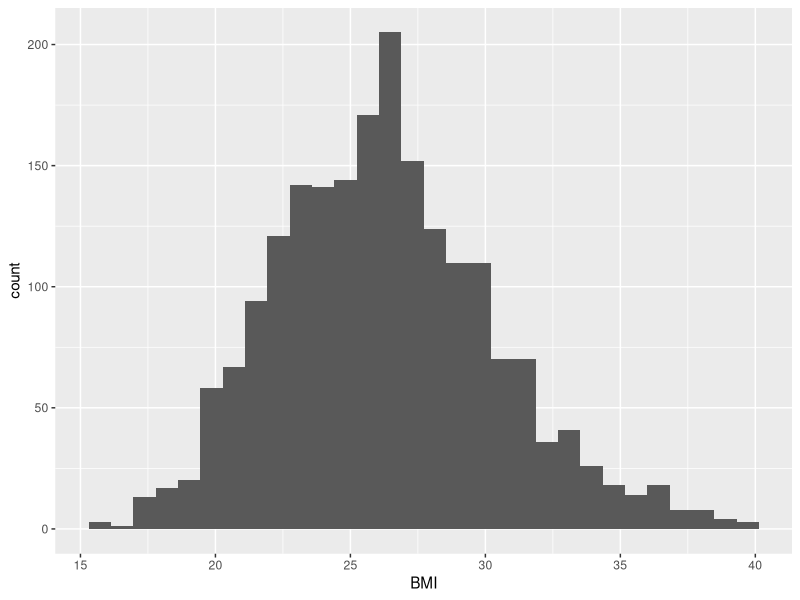
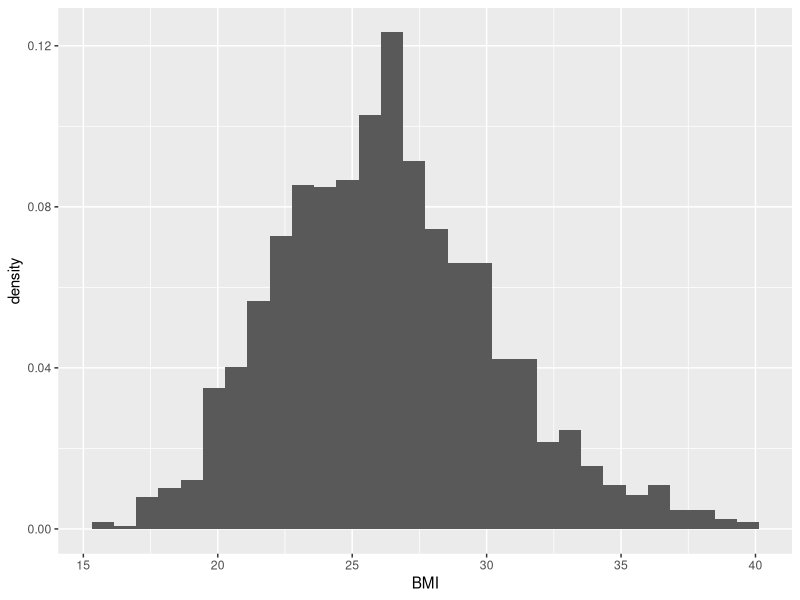
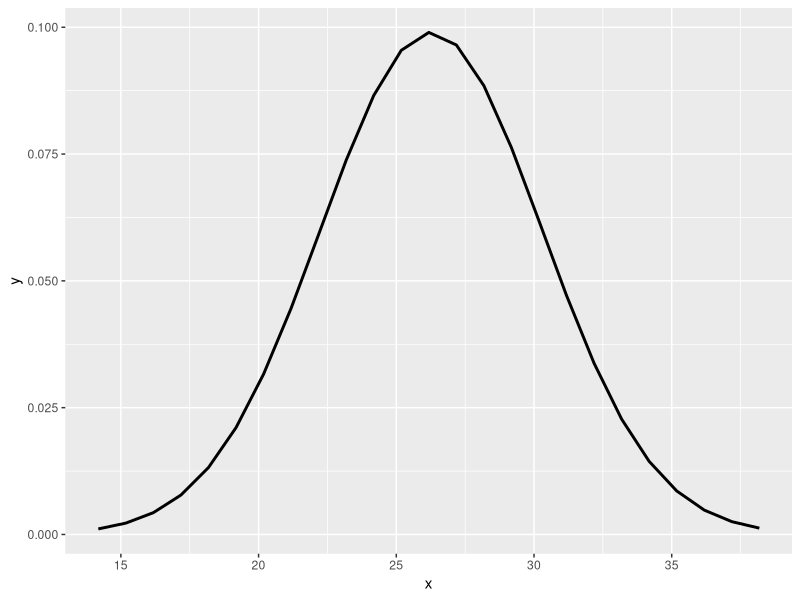
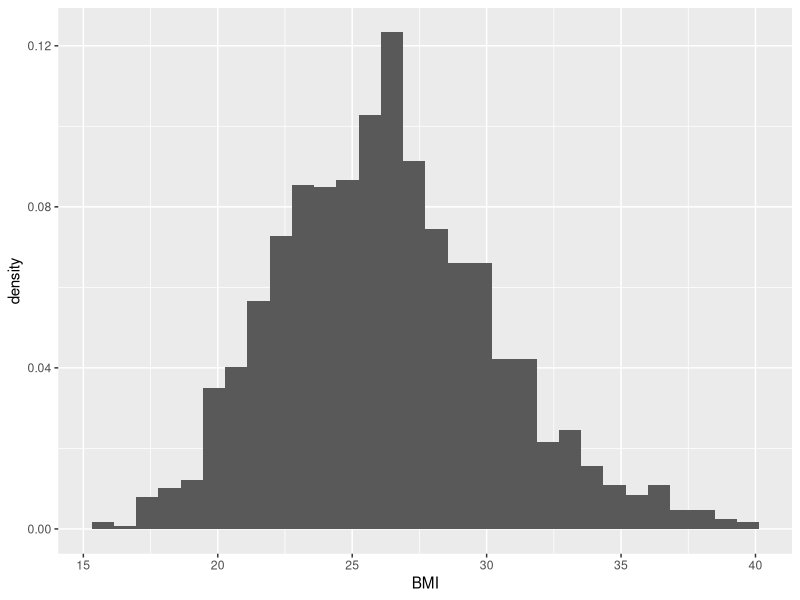
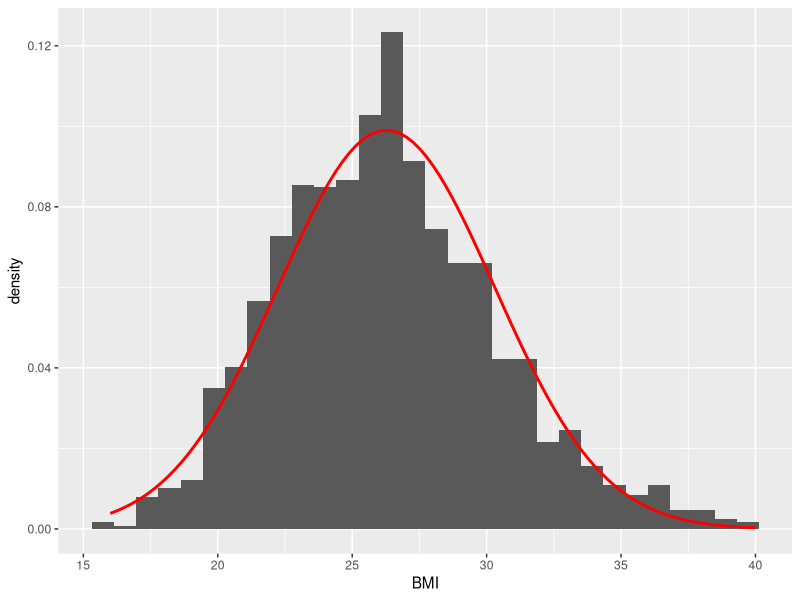
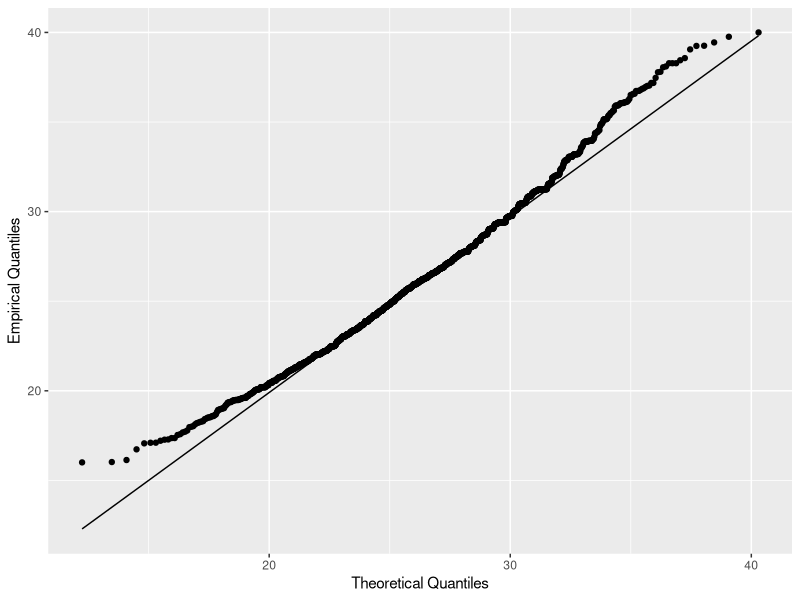
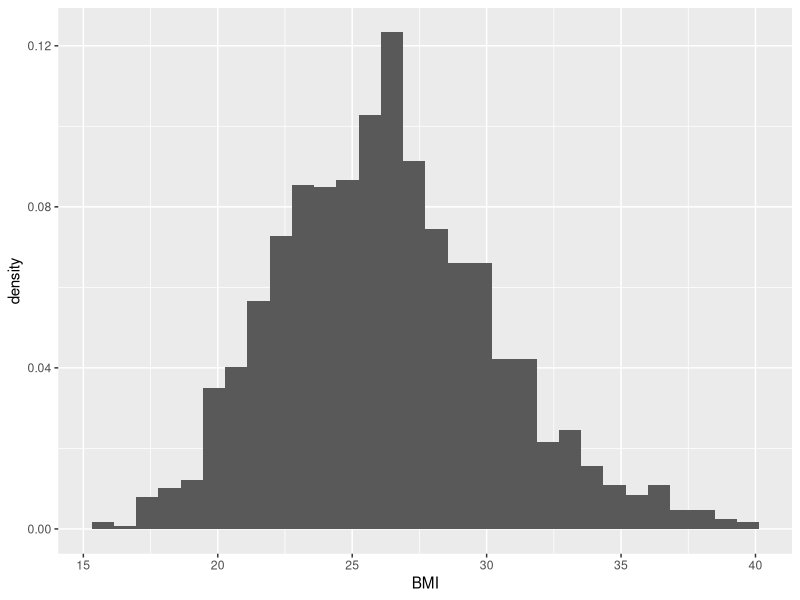
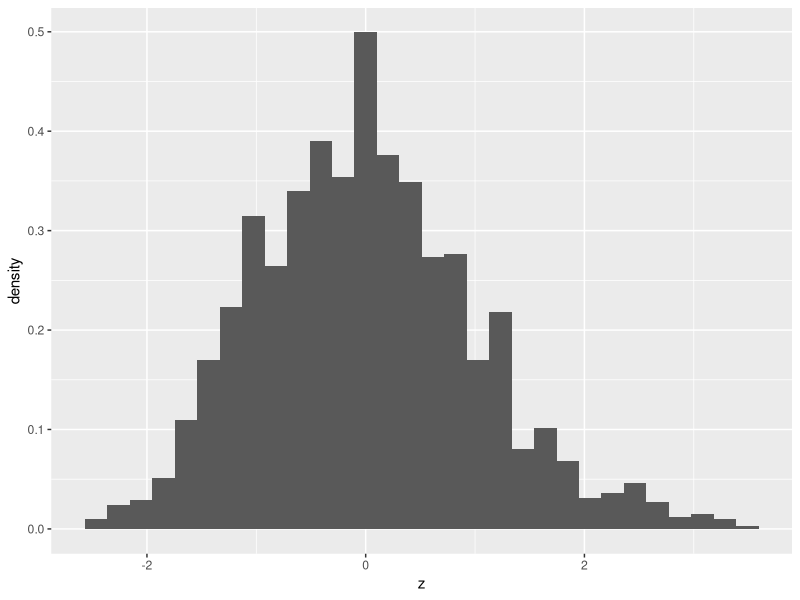

The R source for these figures, in order:
## ---- chunk 1
knitr::opts_chunk$set(echo = TRUE)
## ---- chunk 2
ess <- readxl::read_excel("ess_hun_2024.xlsx")
str(ess)
## ---- chunk 3
ess$BMI <- ess$Weight/(ess$Height/100)^2
head(ess$BMI)
## ---- chunk 4
sum(is.na(ess$BMI))
## ---- chunk 5
ess_small <- ess[!is.na(ess$BMI),c("idno", "BMI")]
str(ess_small)
## ---- chunk 6
length(unique(ess_small$BMI))
## ---- chunk 7
library(ggplot2)
ggplot(ess_small, aes(x=BMI)) + geom_histogram()
## ---- chunk 8
ggplot(ess_small, aes(x=BMI)) +
  geom_histogram(aes(y = after_stat(density)))
## ---- chunk 9
mu = mean(ess_small$BMI)
szigma = sd(ess_small$BMI)

x <- seq(mu-3*szigma, mu+3*szigma)
y <- dnorm(x, mean = mu, sd = szigma)

DFRajz <- data.frame(x=x, y=y)

library(ggplot2)
ggplot(DFRajz, aes(x=x, y=y)) + geom_line(linewidth=1)
## ---- chunk 10
mu = mean(ess_small$BMI)
sigma = sd(ess_small$BMI)
c(mu, sigma)
## ---- chunk 11
mu = mean(ess_small$BMI)
sigma = sd(ess_small$BMI)

dnorm(20.6, mean = mu, sd = sigma)
## ---- chunk 12
ggplot(ess_small, aes(x=BMI)) +
  geom_histogram(aes(y = after_stat(density)))
## ---- chunk 13
RcmdrMisc::binnedCounts(ess_small$BMI, breaks = 30)
## ---- chunk 14
pnorm(18.5, mean = mu, sd = sigma)
## ---- chunk 15
1 - pnorm(30, mean = mu, sd = sigma)
## ---- chunk 16
pnorm(24.9, mean = mu, sd = sigma) - pnorm(18.5, mean = mu, sd = sigma)
## ---- chunk 17
mean(ess_small$BMI < 18.5)
1 - mean(ess_small$BMI < 30)
mean(ess_small$BMI < 24.9) - mean(ess_small$BMI < 18.5)
## ---- chunk 18
1 - mean(ess_small$BMI < 30)
## ---- chunk 19
1 - pnorm(30, mean = mu, sd = sigma)
## ---- chunk 20
mu = mean(ess_small$BMI)
sigma = sd(ess_small$BMI)

ggplot(ess_small, aes(x=BMI)) +
  geom_histogram(aes(y = after_stat(density))) +
  stat_function(
                fun = dnorm, 
                args = list(mean = mu, sd = sigma),
                col = 'red',
                linewidth = 1)
## ---- chunk 21
mean(ess_small$BMI > 40)
1 - pnorm(40, mean = mu, sd = sigma)
## ---- chunk 22
mean(ess_small$BMI < 16)
pnorm(16, mean = mu, sd = sigma)
## ---- chunk 23
quantile(ess_small$BMI, probs = c(0.25, 0.5, 0.75))
## ---- chunk 24
qnorm(0.05, mean = mu, sd = sigma)
## ---- chunk 25
quantile(ess_small$BMI, 0.05)
## ---- chunk 26
quantile(ess_small$BMI, (1-0.005))
qnorm((1-0.005), mean = mu, sd = sigma)
## ---- chunk 27
ggplot(ess_small, aes(sample = BMI)) +
  stat_qq(distribution = qnorm, dparams = c(mu, sigma)) +
  stat_qq_line(distribution = qnorm, dparams = c(mu, sigma)) +
  labs(x="Theoretical Quantiles", y="Empirical Quantiles")
## ---- chunk 28
library(psych)
describe(ess_small$BMI)
## ---- chunk 29
ggplot(ess_small, aes(x=BMI)) +
  geom_histogram(aes(y = after_stat(density)))
## ---- chunk 30
ess_small$z <- (ess_small$BMI - mean(ess_small$BMI))/sd(ess_small$BMI)
c(mean(ess_small$z), sd(ess_small$z))
## ---- chunk 31
ggplot(ess_small, aes(x=z)) + geom_histogram(aes(y=after_stat(density)))
## ---- chunk 32
pnorm(2) - pnorm(-2)
## ---- chunk 33
ess_small[ess_small$z < -2 | ess_small$z > 2,]
## ---- chunk 34
mean(is.na(ess$AlcoholWeekend))
ess_small <- ess[!is.na(ess$AlcoholWeekend),c("idno", "AlcoholWeekend")]
hist(ess_small$AlcoholWeekend)
## ---- chunk 35
x <- seq(min(ess$AlcoholWeekend, na.rm = TRUE), max(ess$AlcoholWeekend, na.rm = TRUE))
y <- dexp(x, rate = 1/mean(ess$AlcoholWeekend, na.rm = TRUE))

DFRajz <- data.frame(x=x, y=y)

ggplot(DFRajz, aes(x=x, y=y)) + geom_line(linewidth=1)
## ---- chunk 36
knitr::include_app("https://kola992.shinyapps.io/normaldensityplot/?distr=Exp",
                   height = "500px")
## ---- chunk 37
c(mean(ess_small$AlcoholWeekend), sd(ess_small$AlcoholWeekend))
## ---- chunk 38
sample_mean <- mean(ess_small$AlcoholWeekend)
lambda <- 1/sample_mean
c(lambda, sample_mean)
## ---- chunk 39
dexp(98, rate = lambda)
## ---- chunk 40
ggplot(ess_small, aes(x=AlcoholWeekend)) +
  geom_histogram(aes(y = after_stat(density))) +
  stat_function(fun = dexp, 
                args = list(rate = lambda),
                col = 'red',
                linewidth = 1)
## ---- chunk 41
ggplot(ess_small, aes(sample = AlcoholWeekend)) +
  stat_qq(distribution = qexp, dparams = lambda) +
  stat_qq_line(distribution = qexp, dparams = lambda) +
  labs(x="Theoretical Quantiles", y="Empirical Quantiles")
## ---- chunk 42
1 - pexp(98, rate = lambda)
## ---- chunk 43
pexp(224, rate = lambda) - pexp(98, rate = lambda)
## ---- chunk 44
qexp(0.99, rate = lambda)
## ---- chunk 45
mean(is.na(ess$DailyNetUse))
ess_small <- ess[!is.na(ess$DailyNetUse),c("idno", "DailyNetUse")]
hist(ess_small$DailyNetUse)
## ---- chunk 46
x <- seq(0, 3, 0.001)
y_1 <- dlnorm(x, mean = 0, sd = 0.25)
y_2 <- dlnorm(x, mean = 0, sd = 1)
y_3 <- dlnorm(x, mean = 0, sd = 0.5)
y_4 <- dlnorm(x, mean = 1, sd = 0.25)
y_5 <- dlnorm(x, mean = 1, sd = 1)
y_6 <- dlnorm(x, mean = 1, sd = 0.5)

DFRajz <- data.frame(x=x,
                     y=y_1,
                     y2=y_2,
                     y3=y_3,
                     y4=y_4,
                     y5=y_5,
                     y6=y_6)

ggplot(DFRajz, aes(x=x)) +
  geom_line(aes(y=y, color="mu=0, sigma=0.25"), linewidth=1) +
  geom_line(aes(y=y2, color="mu=0, sigma=1"), linewidth=1) +
  geom_line(aes(y=y3, color="mu=0, sigma=0.5"), linewidth=1) +
  geom_line(aes(y=y4, color="mu=1, sigma=0.25"), linewidth=1) +
  geom_line(aes(y=y5, color="mu=1, sigma=1"), linewidth=1) +
  geom_line(aes(y=y6, color="mu=1, sigma=0.5"), linewidth=1)
## ---- chunk 47
sample_mean <- mean(ess_small$DailyNetUse)
sample_sd <- sd(ess_small$DailyNetUse)

mu <- log(sample_mean/(sqrt(1+sample_sd^2/sample_mean)))
sigma <- sqrt(log(1+sample_sd^2/sample_mean))

c(mu,sigma)
## ---- chunk 48
dlnorm(300, meanlog = mu, sdlog = sigma)
## ---- chunk 49
ggplot(ess_small, aes(x=DailyNetUse)) +
  geom_histogram(aes(y = after_stat(density))) +
  stat_function(fun = dlnorm, 
                args = list(meanlog = mu, sdlog = sigma),
                col = 'red',
                linewidth = 1)
## ---- chunk 50
ggplot(ess_small, aes(sample = DailyNetUse)) +
  stat_qq(distribution = qlnorm, dparams = c(mu, sigma)) +
  stat_qq_line(distribution = qlnorm, dparams = c(mu, sigma)) +
  labs(x="Theoretical Quantiles", y="Empirical Quantiles")
## ---- chunk 51
sample_median <- median(ess_small$DailyNetUse)

mu <- log(sample_median)
sigma <- sqrt(2*(log(sample_mean)-log(sample_median)))
c(mu,sigma)

ggplot(ess_small, aes(x=DailyNetUse)) +
  geom_histogram(aes(y = after_stat(density))) +
  stat_function(fun = dlnorm, 
                args = list(meanlog = mu, sdlog = sigma),
                col = 'red',
                linewidth = 1)

ggplot(ess_small, aes(sample = DailyNetUse)) +
  stat_qq(distribution = qlnorm, dparams = c(mu, sigma)) +
  stat_qq_line(distribution = qlnorm, dparams = c(mu, sigma)) +
  labs(x="Theoretical Quantiles", y="Empirical Quantiles")
## ---- chunk 52
plnorm(120, meanlog = mu, sdlog = sigma)
## ---- chunk 53
qlnorm(0.9, meanlog = mu, sdlog = sigma)
## ---- chunk 54
x <- seq(-3, 3, 0.001)
y_1 <- dnorm(x)
y_2 <- dt(x, df=50)
y_3 <- dt(x, df=30)
y_4 <- dt(x, df=15)
y_5 <- dt(x, df=5)

DFRajz <- data.frame(x=x,
                     y=y_1,
                     y2=y_2,
                     y3=y_3,
                     y4=y_4,
                     y5=y_5)

ggplot(DFRajz, aes(x=x)) +
  geom_line(aes(y=y, color="standard normal"), linewidth=1.5) +
  geom_line(aes(y=y2, color="v=50"), linewidth=1) +
  geom_line(aes(y=y3, color="v=30"), linewidth=1) +
  geom_line(aes(y=y4, color="v=15"), linewidth=1) +
  geom_line(aes(y=y5, color="v=5"), linewidth=1)
## ---- chunk 55
pnorm(2) - pnorm(-2)
## ---- chunk 56
pt(2, df=5) - pt(-2, df=5)
## ---- chunk 57
library(readxl)
is_claim <- read_excel("insurance_examples.xlsx", sheet = "CarInsurance_IsClaim")
num_claims <- read_excel("insurance_examples.xlsx", sheet = "CarInsurance_NumberOfClaims")
carinsurance_fleet <- read_excel("insurance_examples.xlsx", sheet = "CarInsurance_Fleet")
## ---- chunk 58
str(is_claim)
## ---- chunk 59
p <- mean(is_claim$IsClaim)
p
## ---- chunk 60
str(carinsurance_fleet)
## ---- chunk 61
sample_mean <- mean(carinsurance_fleet$NumClaims_Fleet)
sample_variance <- sd(carinsurance_fleet$NumClaims_Fleet)^2

p <- 1-sample_variance/sample_mean
p
## ---- chunk 62
m <- sample_mean/p
m
## ---- chunk 63
m <- ceiling(m)
m
## ---- chunk 64
sample_variance < sample_mean
## ---- chunk 65
empirical_probs <- prop.table(table(carinsurance_fleet$NumClaims_Fleet))
empirical_probs
## ---- chunk 66
variable_values <- as.numeric(names(empirical_probs))
freq_table <- data.frame("variable_values"=variable_values,
                         "empirical_probs" = as.numeric(empirical_probs))
freq_table
## ---- chunk 67
dbinom(2, size = m, prob = p)
## ---- chunk 68
freq_table$theoretical_probs <- dbinom(freq_table$variable_values, size = m, prob = p)
freq_table
## ---- chunk 69
library(tidyverse)
freq_table %>% gather("prob_type", "prob_value", -variable_values) %>%
  ggplot(aes(x=variable_values, y=prob_value, fill = prob_type)) +
  geom_bar(stat = "identity", position = "dodge")
## ---- chunk 70
pbinom(4, size = m, prob = p)
sum(freq_table$theoretical_probs)
## ---- chunk 71
1 - pbinom(4, size = m, prob = p)
## ---- chunk 72
qbinom(0.95, size = m, prob = p)
## ---- chunk 73
freq_table
## ---- chunk 74
str(num_claims)
## ---- chunk 75
lambda <- mean(num_claims$NumClaims)
lambda
## ---- chunk 76
c(mean(num_claims$NumClaims), sd(num_claims$NumClaims)^2)
## ---- chunk 77
empirical_probs <- prop.table(table(num_claims$NumClaims))
variable_values <- as.numeric(names(empirical_probs))
freq_table <- data.frame("variable_values"=variable_values,
                         "empirical_probs" = as.numeric(empirical_probs))
freq_table
## ---- chunk 78
freq_table$theoretical_probs <- dpois(freq_table$variable_values, lambda = lambda)
freq_table
## ---- chunk 79
freq_table %>% gather("prob_type", "prob_value", -variable_values) %>%
  ggplot(aes(x=variable_values, y=prob_value, fill = prob_type)) +
  geom_bar(stat = "identity", position = "dodge")
## ---- chunk 80
1 - ppois(4, lambda = lambda)
## ---- chunk 81
qpois(0.95, lambda = lambda)
## ---- chunk 82
num_claims <- read_excel("insurance_examples.xlsx", sheet = "CarInsurance_NumberOfClaims_v2")
str(num_claims)

sd(num_claims$NumClaims)^2 > mean(num_claims$NumClaims)
## ---- chunk 83
sample_mean <- mean(num_claims$NumClaims)
sample_variance <- sd(num_claims$NumClaims)^2

p <- sample_mean/sample_variance
r <- sample_mean*p/(1-p)

c(r, p)
## ---- chunk 84
empirical_probs <- prop.table(table(num_claims$NumClaims))
variable_values <- as.numeric(names(empirical_probs))
freq_table <- data.frame("variable_values"=variable_values,
                         "empirical_probs" = as.numeric(empirical_probs))
freq_table$theoretical_probs <- dnbinom(freq_table$variable_values, size = r, prob = p)

freq_table %>% gather("prob_type", "prob_value", -variable_values) %>%
  ggplot(aes(x=variable_values, y=prob_value, fill = prob_type)) +
  geom_bar(stat = "identity", position = "dodge")
## ---- chunk 85
1 - pnbinom(9, size = r, prob = p)
## ---- chunk 86
qnbinom(0.95, size = r, prob = p)
## ---- chunk 87
response_times <- read_excel("ambulance_arrival.xlsx")
str(response_times)
## ---- chunk 88
response_times <- response_times %>% spread(METRIC, VALUE)
response_times
## ---- chunk 89
response_times$mu <- log(response_times$Median)
response_times$sigma <- sqrt(2*(log(response_times$Average) - log(response_times$Median)))
response_times
## ---- chunk 90
response_times$P90 <- qlnorm(0.9, meanlog = response_times$mu, sdlog = response_times$sigma)
response_times
## ---- chunk 91
ggplot(response_times, aes(x=DATE, y=P90, color=CATEGORY)) +
  geom_line(linewidth=1) +
  geom_hline(yintercept = 15, linetype='dotted') +
  facet_wrap(~GEO)
